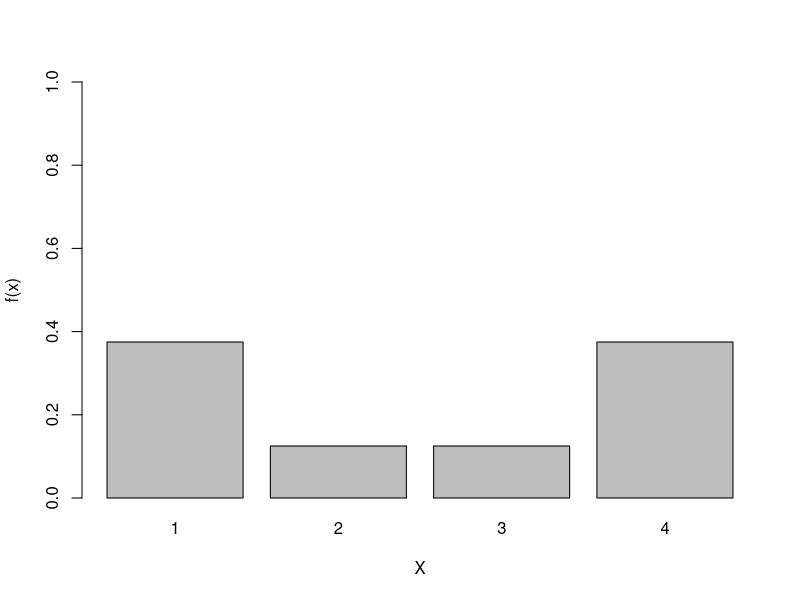
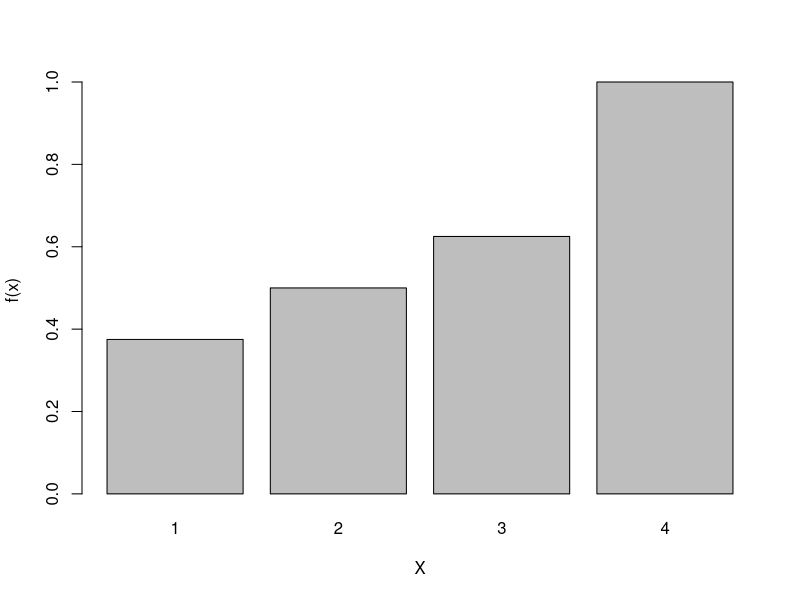
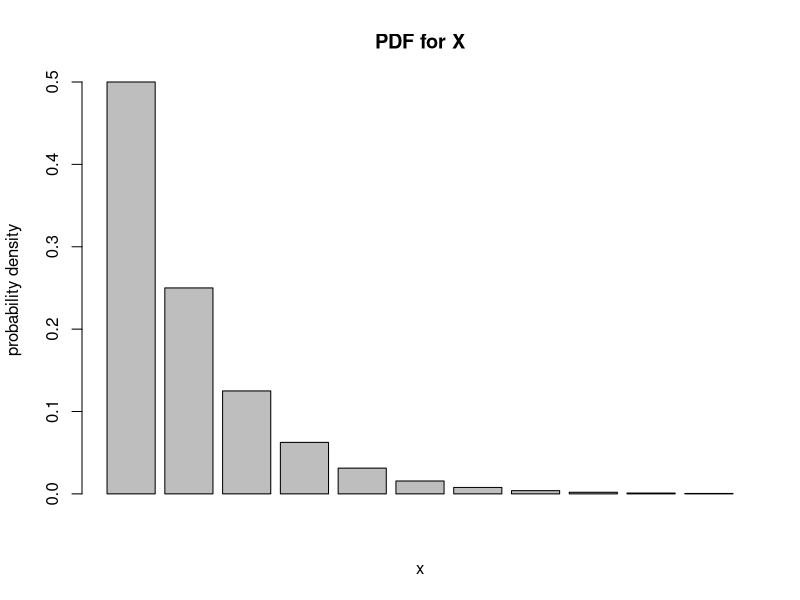
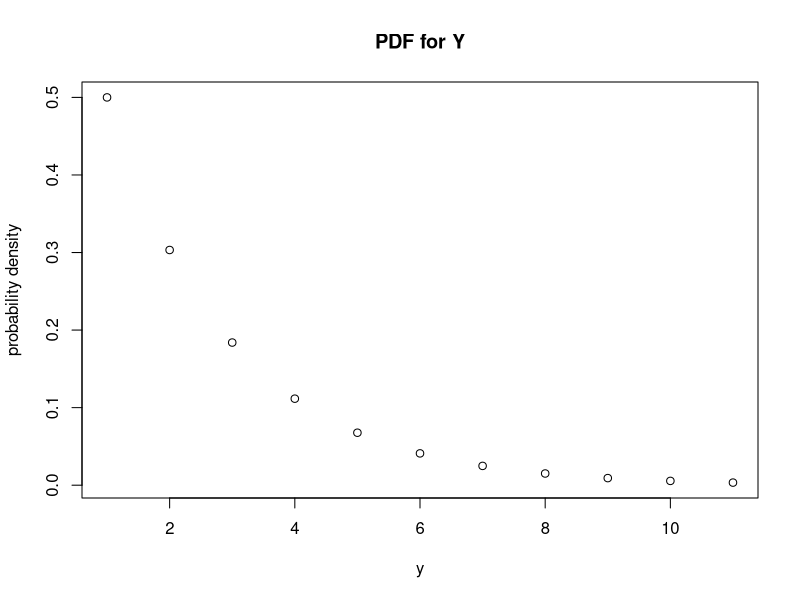
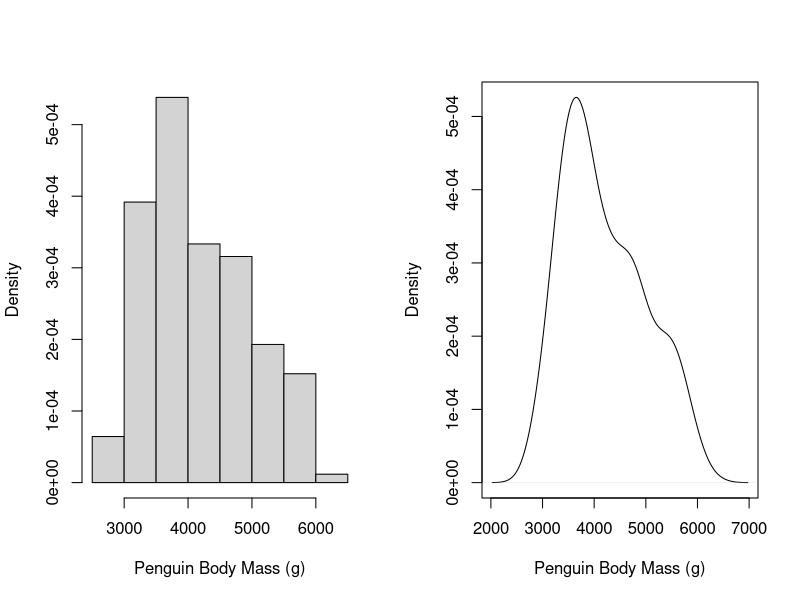
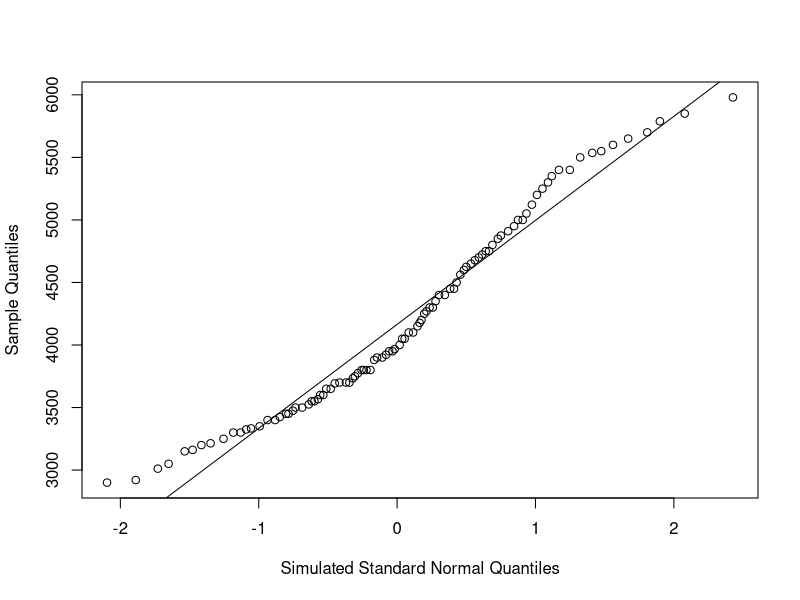
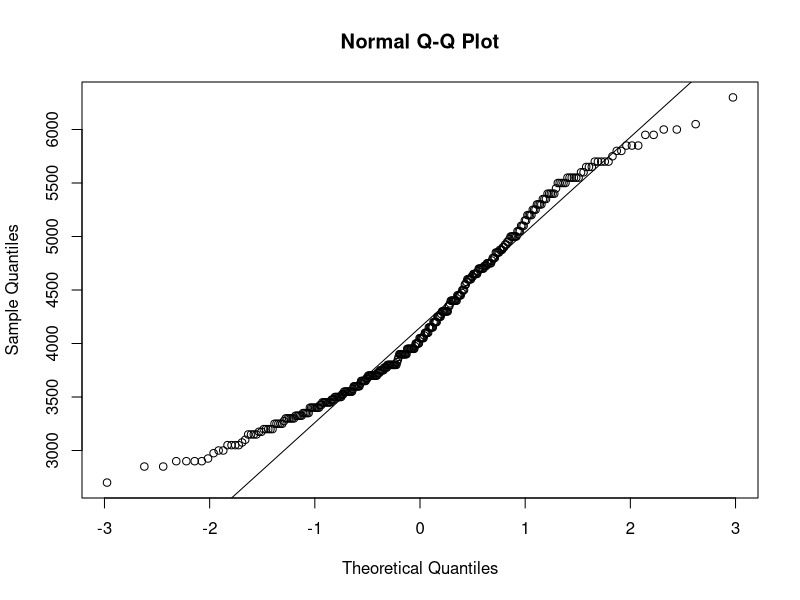

Generate these figures, in order, with R:
## ---- chunk 1
#| label: load-packagesa
#| include: true

library(palmerpenguins)
## ---- chunk 2
    fx <- c(3/8,1/8,1/8,3/8)
    X <- c(1,2,3,4)
    # realized I do not need this: prob1C.table <- data.frame(fx,X)

    barplot(fx, xlab="X", ylab="f(x)", names.arg = c("1","2","3","4"), ylim = c(0,1))
## ---- chunk 3
    Fx <- c(3/8,((3/8)+(1/8)),((3/8)+(1/8)+(1/8)),((3/8)+(1/8)+(1/8)+(3/8)))
    # realized I do not need this: prob1D.table <- data.frame(Fx,X)

    barplot(Fx, xlab = "X", ylab = "f(x)", names.arg = c("1","2","3","4"))
## ---- chunk 4
support0_10 <- c(seq(0,10))

XPDF <- function(x,p){
  ((1-p)^x)*p
}
barplot(XPDF(support0_10,0.5), ylab = "probability density", xlab = "x", main = "PDF for X")


## ---- chunk 5
YPDF <- function(y,l){
  ifelse(y >= 0,l*(exp(1)^(-l*y)))
}

plot(YPDF(support0_10,0.5), ylab = "probability density", xlab = "y", main = "PDF for Y")
## ---- chunk 6
XPDF(5,0.5)
YPDF(5,0.5)
## ---- chunk 7
#the par function is a handy tool for making side-by-side plots in base R
#BUT for publication-quality multi-panel figures, I recommend learning ggplot 
#in combination withthe ggpubr package
#This command tells us to lay out plots in one row and two columns
par(mfrow=c(1,2))

#plot one is a histogram, use ?hist() for documentation
#try playing with the "breaks" argument
hist(penguins$body_mass_g,
     freq=FALSE, #Tells R to plot density rather than frequency on Y-axis
     main="",
     xlab="Penguin Body Mass (g)")

#plot two is a density plot, use ?density() for documentation
#try playing with the "bw" argument
plot(density(penguins$body_mass_g,na.rm=T),
     main="",
     xlab="Penguin Body Mass (g)")

#Make sure to set this back to one row and one column for your next figures
par(mfrow=c(1,1))
## ---- chunk 8
quantile(x = penguins$body_mass_g,
         probs = 0.90,
         na.rm=T) # we need to tell this function to ignore the NA values 
## ---- chunk 9
#First let's generate some data from a standard normal distribution
norm_data <- rnorm(1000)

#Let's now calculate the quantiles for our penguins
quantiles_penguins <- quantile(x = penguins$body_mass_g,
         probs = seq(0.01,0.99,0.01),
         na.rm=T)

#And for our theoretical distribution
quantiles_norm <- quantile(x = norm_data,
         probs = seq(0.01,0.99,0.01))

#Now, let's plot them against one another
plot(quantiles_norm,quantiles_penguins,
     xlab="Simulated Standard Normal Quantiles",
     ylab="Sample Quantiles")
#For good measure, let's add a trend line to make it easier to visualize
abline(lm(quantiles_penguins~quantiles_norm))
## ---- chunk 10
qqnorm(penguins$body_mass_g)
qqline(penguins$body_mass_g)
